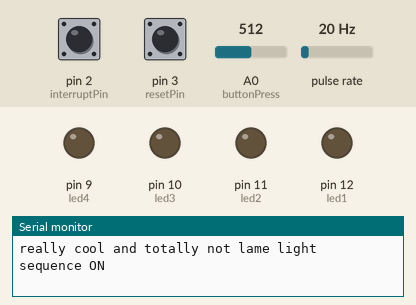
The sketch below on a simulated Arduino Uno, built with avr-gcc and run on an emulated ATmega328P. Parts: output pins drawn as LEDs (lit = HIGH), the last lines printed to the serial monitor. Wiring (inferred from the names in the program): pulse sensor: data pin 4. Inputs (shaded band) come from the test bench; at power-on: pin 2 (interruptPin) LOW, pin 3 (resetPin) LOW, A0 (buttonPress) = 512, pulse rate 20 Hz. Random numbers use the default seed unless the sketch sets one.

Above: at 1.2 s.
1.3 s: pin 2 (interruptPin) pulled HIGH for 0.15 s
At 2.2 s:
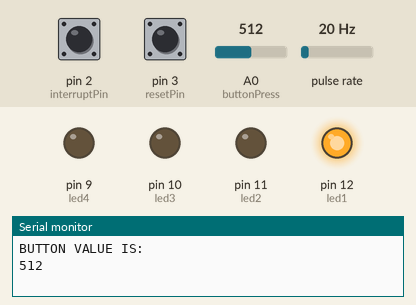
4.4 s: pin 3 (resetPin) pulled HIGH for 0.15 s
At 20.5 s:
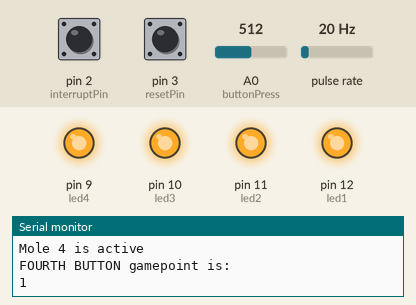
Timing chart, 0 to 41.5 s (numbered marks = the images above; inputs shaded):
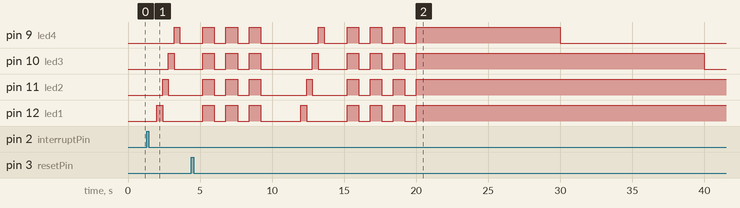

The sketch:

Whack-A-Mole_Code.ino
```cpp
// random number generator integer
long randNumber;

// declare const for interrupt pins
const int interruptPin = 2;
const int resetPin = 3;

// declare variable for counting game points
volatile int gamePoint = 0;

// flag for interrupt, volatile ensure that changes to the state variable are immediately visible in loop()
volatile bool buttonPressed = false;

// initialize white LED pins
const int led1 = 12;
const int led2 = 11;
const int led3 = 10;
const int led4 = 9;

// initialize mole LED pins
const int mole1 = 7;
const int mole2 = 6;
const int mole3 = 5;
const int mole4 = 4;

// define state variables for the game
volatile bool gameRunning = false; // enable functions before game runs (flashy lights), set to TRUE after initial functions are done
bool moleActive = false; // true if a mole LED is set to HIGH
unsigned long lastMoleTime; // keeps track of when last mole was activated
unsigned long activeGameTime; // keeps track of how long the game has been running for

// stores resistor value when button is pressed from analog read (used to distinguish which button was pressed)
int buttonValue;

void setup() {
  // starts serial monitor
  Serial.begin(9600);

  // bit bashing to set prescalar to 256
  TCCR0B|= _BV(CS02);
  TCCR0B &= ~_BV(CS00);
  TCCR0B &= ~_BV(CS01);

  // set white LED pins as output
  pinMode(led1, OUTPUT);
  pinMode(led2, OUTPUT);
  pinMode(led3, OUTPUT);
  pinMode(led4, OUTPUT);

  // initalize interrupt pins
  attachInterrupt(digitalPinToInterrupt(interruptPin), buttonPress, RISING);
  attachInterrupt(digitalPinToInterrupt(resetPin), resetPress, RISING);
}

// performs really cool and totally not lame light sequence at beginning of game
void startLights() {
  Serial.println("really cool and totally not lame light sequence ON");

  // ensures all lights on breadboard are LOW
  molesOff();
  buttonsOff();
  delay(500);

  // run through LED pattern sequence
  digitalWrite(led1, HIGH);
  delay(100);
  buttonsOff();
  digitalWrite(led2, HIGH);
  delay(100);
  buttonsOff();
  digitalWrite(led3, HIGH);
  delay(100);
  buttonsOff();
  digitalWrite(led4, HIGH);
  delay(100);
  buttonsOff();
  delay(400);

  // flashing of lights part of seqeunce
  int i = 0;
  while(i <= 2) {
    buttonsOn();
    delay(200);
    buttonsOff();
    delay(200);
    i++;
  }
}

// turns all buttons off
void buttonsOff() {
  digitalWrite(led1, LOW);
  digitalWrite(led2, LOW);
  digitalWrite(led3, LOW);
  digitalWrite(led4, LOW);
}

// turns all buttons on
void buttonsOn() {
  digitalWrite(led1, HIGH);
  digitalWrite(led2, HIGH);
  digitalWrite(led3, HIGH);
  digitalWrite(led4, HIGH);
}

// turns all moles off
void molesOff() {
  digitalWrite(mole1, LOW);
  digitalWrite(mole2, LOW);
  digitalWrite(mole3, LOW);
  digitalWrite(mole4, LOW);
}

// mole button interrupt code
void buttonPress() {
  // set flag to true
  buttonPressed = true;

  // read value of resistance and store it
  buttonValue = analogRead(A0);

  // print to serial monitor resistance detected on the button press
  Serial.println("BUTTON VALUE IS:");
  Serial.println(buttonValue);
}

// interrupt for reseting game
void resetPress() {
  // button debounce variables
  static unsigned long lastInterruptTime = 0; // used to store last time interrupt occured
  unsigned long interruptTime = 4*millis(); // records the last time

  if (interruptTime - lastInterruptTime > 200) { //debounce
    Serial.println("RESETTING GAME");
    gameRunning = false; // set game flag to false to run through game intialization again in loop()
  }

  lastInterruptTime = interruptTime; // Update last time interrupt occured
}

// initalize time in-between moles, speeds up as player gets game points
int moleInterval() {
  int speedUpInterval = 3000 - 50*gamePoint;
  return speedUpInterval;
}

// initalize time moles stay active (LED stays active), speeds up with number of game points
int activeMoleTime() {
  int speedUpActiveTime = 4000 - 100*gamePoint;
  return speedUpActiveTime;
}

// logic for the timer lights
void gameRunningTimerLights() {
  long howLong = 4*millis() - activeGameTime; // variable that gets how long the game has been running

  // makes one light turn off for every 10 seconds the game has been running for
  if (howLong<=10000){
    buttonsOn();
  }
  else if (howLong>=10001&& howLong<=20000) {
    digitalWrite(led4, LOW);
  }
  else if (howLong>=20001&& howLong<=30000) {
    digitalWrite(led3, LOW);
  }
  else if (howLong>=30001&& howLong<=40000) {
    digitalWrite(led2, LOW);
  }
  else{
    // time has run out in the game, final score is printed and game restarts
    gameRunning = false;
    Serial.print("YOUR FINAL GAME SCORE IS: ");
    Serial.println(gamePoint);
  }

}

void loop() {
  // Game setup
  if (!gameRunning) {
    gameRunning = true;
    gamePoint = 0;
    startLights();
    Serial.println("Starting game");
    activeGameTime = 4*millis();
  }
  else{
    // Game is running
    gameRunningTimerLights();

    if (!moleActive && 4*millis() - lastMoleTime > moleInterval()) { // note that moleInterval is how long mole stays OFF between two moles
      // Random number generator for random mole to come up
      randNumber = random(4);

      //Cases to activate the moles based on random number
      switch(randNumber) {
        case 0:
        digitalWrite(mole1, HIGH);
        digitalWrite(mole2, LOW);
        digitalWrite(mole3, LOW);
        digitalWrite(mole4, LOW);
        break;
        case 1:
        digitalWrite(mole2, HIGH);
        digitalWrite(mole1, LOW);
        digitalWrite(mole3, LOW);
        digitalWrite(mole4, LOW);
        break;
        case 2:
        digitalWrite(mole3, HIGH);
        digitalWrite(mole1, LOW);
        digitalWrite(mole2, LOW);
        digitalWrite(mole4, LOW);
        break;
        case 3:
        digitalWrite(mole4, HIGH);
        digitalWrite(mole1, LOW);
        digitalWrite(mole2, LOW);
        digitalWrite(mole3, LOW);
        break;
      }

      // Print game info to serial monitor
      Serial.print("Mole ");
      Serial.print(randNumber+1); // plus one because of indexing
      Serial.println(" is active ");

      // Set flag to active
      moleActive = true;

      // Timer for how long the mole has been active
      lastMoleTime = 4*millis();

    }
    else if (moleActive && 4*millis() - lastMoleTime > activeMoleTime()) {
      // Mole is active but player is out of time to hit it

      // Change flag to inactive and turn all moles off
      moleActive = false;
      molesOff();
      lastMoleTime = 4*millis();
    }
    // logic if mole interrupt is pressed
    if(buttonPressed && moleActive == true) {
      buttonValue = analogRead(A0);

      // logic for distinguishing between which button is pressed
      // For 1st button:
      if (buttonValue>=535 && buttonValue<=555){
        if(randNumber == 0) {gamePoint++;} // increase game point if correct button was pressed
        Serial.println("FIRST BUTTON gamepoint is:");
        Serial.println(gamePoint);
        molesOff(); // turn all moles off
        moleActive = false; // reset the moles
      }
      //For 2nd button:
      else if (buttonValue>=522&& buttonValue<=530){
        if(randNumber == 1) {gamePoint++;}
        Serial.println("SECOND BUTTON gamepoint is:");
        Serial.println(gamePoint);
        molesOff();
        moleActive = false;
      }
      //For 3rd button:
      else if (buttonValue>=515 && buttonValue<= 520){
        if(randNumber == 2) {gamePoint++;}
        Serial.println("THIRD BUTTON gamepoint is:");
        Serial.println(gamePoint);
        molesOff();
        moleActive = false;
      }
      //For 4th button:
      else if (buttonValue>=510 && buttonValue<=514){
        if(randNumber == 3) {gamePoint++;}
        Serial.println("FOURTH BUTTON gamepoint is:");
        Serial.println(gamePoint);
        molesOff();
        moleActive = false;
      }

      // turn flag off after button is identified
      buttonPressed = false;
    }
  }
}
```
